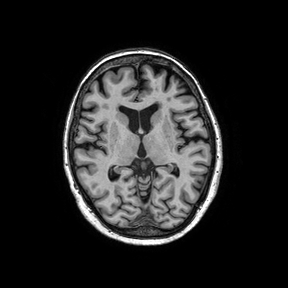
#> input picture image_data/3_2_t1.tif, 288 x 288 px
$ jupyter execute --allow-errors main.ipynb
#> lines starting #> are read from the running program, lines starting #| are printed output that depends on the picture
### registration_util.py
"""
Utility functions for registration.
"""

import numpy as np
import matplotlib.pyplot as plt


# [14 lines left out: function test_object, not called in this run]


def c2h(X):
    # Convert cartesian to homogeneous coordinates.
    # Input:
    # X - cartesian coordinates
    # Output:
    # Xh - homogeneous coordinates

    n = np.ones([1,X.shape[1]])
    Xh = np.concatenate((X,n))

    return Xh


def t2h(T, t):
    # Convert a 2D transformation matrix to homogeneous form.
    # Input:
    # T - 2D transformation matrix
    # t - 2D translation vector
    # Output:
    # Th - homogeneous transformation matrix

    #------------------------------------------------------------------#

    #x = []
    #for i, n in enumerate(T.tolist()):
    #    parts= n
    #    parts.append(t[i])
    #    x.append(parts)
    #x.append([0]*(len(t)) + [1])
    #Th = np.array(x)

    Th = np.eye(3)
    Th[0:2, 0:2] = T[0:2, 0:2]
    Th[0:2, 2] = t[:]

    return Th

    #------------------------------------------------------------------#

# [7 lines left out: function plot_object, not called in this run]


def cpselect(imagePath1, imagePath2):
	# Pops up a matplotlib window in which to select control points on the two images given as input.
	#
	# Input:
    # imagePath1 - fixed image path
    # imagePath2 - moving image path
    # Output:
    # X - control points in the fixed image
    # Xm - control points in the moving image

	#load the images
#> called with imagePath1 = 'image_data/3_2_t1.tif', imagePath2 = 'image_data/3_2_t1_d.tif'
	image1 = plt.imread(imagePath1)
#> image1 is the input picture: shape (288, 288); min 0, max 255, mean 35
	image2 = plt.imread(imagePath2)
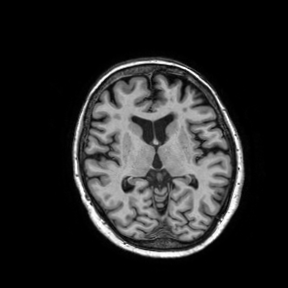
#> input picture image_data/3_2_t1_d.tif, 288 x 288 px
#> image2 is the input picture: shape (288, 288); min 0, max 255, mean 38

	#ensure that the plot opens in its own window
	get_ipython().run_line_magic('matplotlib', 'qt')

	#set up the overarching window
	fig, axes = plt.subplots(1,2)
	fig.figsize = [16,9]
	fig.suptitle("Left Mouse Button to create a point.\n Right Mouse Button/Delete/Backspace to remove the newest point.\n Middle Mouse Button/Enter to finish placing points.\n First select a point in Image 1 and then its corresponding point in Image 2.")

	#plot the images
	axes[0].imshow(image1)
	axes[0].set_title("Image 1")

	axes[1].imshow(image2)
	axes[1].set_title("Image 2")

	#accumulate points
	points = plt.ginput(n=-1, timeout=30)
	plt.close(fig)

	#restore to inline figure placement
	get_ipython().run_line_magic('matplotlib', 'inline')

	#if there is an uneven amount of points, raise an exception
	if not (len(points)%2 == 0):
		raise Exception("Uneven amount of control points: {0}. Even amount of control points required.".format(len(points)))

	#if there are no points, raise an exception
	if not (len(points)> 0):
		raise Exception("No control points selected.")

	#subdivide the points into two different arrays. If the current number is even belongs to the first first image, and uneven to the second image. (Assuming the points were entered in the correct order.)
	#X and Y values are on rows, with each column being a pair of values.
	k = len(points)//2
	X = np.empty((2,k))
	X[:] = np.nan
	Xm = np.empty((2,k))
	Xm[:] = np.nan

	for i in np.arange(len(points)):
		if i%2 == 0 :
			X[0,i//2] = points[i][0]
			X[1,i//2] = points[i][1]
		else:
			Xm[0,i//2] = points[i][0]
			Xm[1,i//2] = points[i][1]

	return X, Xm

### project1.py
import sys
from IPython.display import display, clear_output

sys.path.append('code')  # into code

import registration_util as util
import registration as reg
import matplotlib.pyplot as plt

import numpy as np
import uuid


def intensity_based_registration_rigid(s1, s2):

    # read the fixed and moving images
    # change these in order to read different images
#> called with s1 = '1_1_t1', s2 = '1_1_t1_d'
    I = plt.imread(f'image_data/{s1}.tif')
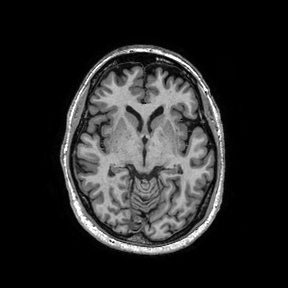
#> input picture image_data/1_1_t1.tif, 288 x 288 px
#> I is the input picture: shape (288, 288); min 0, max 255, mean 38.7
    Im = plt.imread(f'image_data/{s2}.tif')

    # initial values for the parameters
    # we start with the identity transformation
    # most likely you will not have to change these
    x = np.array([0., 0., 0.])

    # NOTE: for affine registration you have to initialize
    # more parameters and the scaling parameters should be
    # initialized to 1 instead of 0

    # the similarity function
    # this line of code in essence creates a version of rigid_corr()
    # in which the first two input parameters (fixed and moving image)
    # are fixed and the only remaining parameter is the vector x with the
    # parameters of the transformation
    fun = lambda x: reg.rigid_corr(I, Im, x, return_transform=False)

    # the learning rate
    mu = 0.001

    # number of iterations
    num_iter = 200

    iterations = np.arange(1, num_iter+1)
    similarity = np.full((num_iter, 1), np.nan)

    fig = plt.figure(figsize=(14,6))

    # fixed and moving image, and parameters
    ax1 = fig.add_subplot(121)

    # fixed image
    im1 = ax1.imshow(I)
    # moving image
    im2 = ax1.imshow(I, alpha=0.7)
    # parameters
    txt = ax1.text(0.3, 0.95,
        np.array2string(x, precision=5, floatmode='fixed'),
        bbox={'facecolor': 'white', 'alpha': 1, 'pad': 10},
        transform=ax1.transAxes)

    # 'learning' curve
    ax2 = fig.add_subplot(122, xlim=(0, num_iter), ylim=(0, 1))

    learning_curve, = ax2.plot(iterations, similarity, lw=2)
    ax2.set_xlabel('Iteration')
    ax2.set_ylabel('Similarity')
    ax2.grid()

    # perform 'num_iter' gradient ascent updates
    for k in np.arange(num_iter):

        # gradient ascent
        g = reg.ngradient(fun, x)
        x += g*mu

        # for visualization of the result
        S, Im_t, _ = reg.rigid_corr(I, Im, x, return_transform=True)

        clear_output(wait = True)

        # update moving image and parameters
        im2.set_data(Im_t)
        txt.set_text(np.array2string(x, precision=5, floatmode='fixed'))

        # update 'learning' curve
        similarity[k] = S
        learning_curve.set_ydata(similarity)

        display(fig)
    plt.close(fig)


def intensity_based_registration_affine(s1, s2):

    # read the fixed and moving images
    # change these in order to read different images
    I = plt.imread(f'image_data/{s1}.tif')
    Im = plt.imread(f'image_data/{s2}.tif')

    # initial values for the parameters
    # we start with the identity transformation
    # most likely you will not have to change these
    x = np.array([0., 1. ,1. ,0.,0.,0.,0.])

    # NOTE: for affine registration you have to initialize
    # more parameters and the scaling parameters should be
    # initialized to 1 instead of 0

    # the similarity function
    # this line of code in essence creates a version of rigid_corr()
    # in which the first two input parameters (fixed and moving image)
    # are fixed and the only remaining parameter is the vector x with the
    # parameters of the transformation
    fun = lambda x: reg.affine_corr(I, Im, x, return_transform=False)

    # the learning rate
    mu = 0.001

    # number of iterations
    num_iter = 200

    iterations = np.arange(1, num_iter+1)
    similarity = np.full((num_iter, 1), np.nan)

    fig = plt.figure(figsize=(14,6))

    # fixed and moving image, and parameters
    ax1 = fig.add_subplot(121)

    # fixed image
    im1 = ax1.imshow(I)
    # moving image
    im2 = ax1.imshow(I, alpha=0.7)
    # parameters
    #txt = ax1.text(0.3, 0.95,
    #    np.array2string(x, precision=5, floatmode='fixed'),
    #    bbox={'facecolor': 'white', 'alpha': 1, 'pad': 10},
    #    transform=ax1.transAxes)

    # 'learning' curve
    ax2 = fig.add_subplot(122, xlim=(0, num_iter), ylim=(0, 1))

    learning_curve, = ax2.plot(iterations, similarity, lw=2)
    ax2.set_xlabel('Iteration')
    ax2.set_ylabel('Similarity')
    ax2.grid()

    # perform 'num_iter' gradient ascent updates
    for k in np.arange(num_iter):

        # gradient ascent
        g = reg.ngradient(fun, x)
        x += g*mu

        # for visualization of the result
        S, Im_t, _ = reg.affine_corr(I, Im, x, return_transform=True)

        clear_output(wait = True)

        # update moving image and parameters
        im2.set_data(Im_t)
        #txt.set_text(np.array2string(x, precision=5, floatmode='fixed'))

        # update 'learning' curve
        similarity[k] = S
        learning_curve.set_ydata(similarity)

        display(fig)

    print(learning_curve)
    fig.suptitle(f'Affine registration of {s1}', fontsize=16)
    plt.close(fig)

    return learning_curve


def intensity_based_registration_affine_mi(s1, s2):
    # read the fixed and moving images
    I = plt.imread(f'image_data/{s1}.tif')
    Im = plt.imread(f'image_data/{s2}.tif')

    # initial values for the parameters (identity transformation)
    x = np.array([0., 1., 1., 0., 0., 0., 0.])

    # similarity function using mutual information
    fun = lambda x: reg.affine_mi(I, Im, x, return_transform=False)

    # learning rate and number of iterations
    mu = 0.001
    num_iter = 200

    iterations = np.arange(1, num_iter+1)
    similarity = np.full((num_iter, 1), np.nan)

    fig = plt.figure(figsize=(14,6))

    # fixed and moving image, and parameters
    ax1 = fig.add_subplot(121)
    im1 = ax1.imshow(I)
    im2 = ax1.imshow(I, alpha=0.7)
    txt = ax1.text(0.3, 0.95,
        np.array2string(x, precision=5, floatmode='fixed'),
        bbox={'facecolor': 'white', 'alpha': 1, 'pad': 10},
        transform=ax1.transAxes)

    # 'learning' curve
    ax2 = fig.add_subplot(122, xlim=(0, num_iter), ylim=(0, 1))
    learning_curve, = ax2.plot(iterations, similarity, lw=2)
    ax2.set_xlabel('Iteration')
    ax2.set_ylabel('Similarity')
    ax2.grid()

    # perform 'num_iter' gradient ascent updates
    for k in np.arange(num_iter):
        # gradient ascent
        g = reg.ngradient(fun, x)
        x += g * mu

        # for visualization of the result
        S, Im_t, _ = reg.affine_mi(I, Im, x, return_transform=True)

        clear_output(wait=True)

        # update moving image and parameters
        im2.set_data(Im_t)
        txt.set_text(np.array2string(x, precision=5, floatmode='fixed'))

        # update 'learning' curve
        similarity[k] = S
        learning_curve.set_ydata(similarity)

        display(fig)

    plt.close(fig)
    return learning_curve


def downsampler(steps, inc, tIm):
    steps = steps -1
    stack = []
    stack.append(tIm)

    for i in range(steps):
        res = (i+1)*inc
        t = reg.scale(1/res,1/res)
        tinv = reg.scale(res,res)
        downsampled = reg.image_transform(tIm, util.t2h(t, [0, 0]))[0]
        upsampled = reg.image_transform(downsampled, util.t2h(tinv, [0, 0]))[0]
        stack.append(upsampled)

    stack = stack[::-1]
    return stack

# [132 lines left out: functions intensity_based_registration_affine_th, intensity_based_registration_affine_mi_th, not called in this run]

### code/registration.py
"""
Registration module main code.
"""

import numpy as np
from scipy import ndimage
import registration_util as util


# SECTION 1. Geometrical transformations


# [8 lines left out: function identity, not called in this run]


def scale(sx, sy):
    # 2D scaling matrix.
    # Input:
    # sx, sy - scaling parameters
    # Output:
    # T - transformation matrix

    T = np.array([[sx,0],[0,sy]])

    return T


# [49 lines left out: functions rotate, shear, reflect, not called in this run]


# SECTION 2. Image transformation and least squares fitting


def image_transform(I, Th,  output_shape=None):
    # Image transformation by inverse mapping.
    # Input:
    # I - image to be transformed
    # Th - homogeneous transformation matrix
    # output_shape - size of the output image (default is same size as input)
    # Output:
    # It - transformed image
	# Xt - remapped coordinates
    # we want double precision for the interpolation, but we want the
    # output to have the same data type as the input - so, we will
    # convert to double and remember the original input type

    input_type = type(I)

    # default output size is same as input
    if output_shape is None:
        output_shape = I.shape

    # spatial coordinates of the transformed image
    x = np.arange(0, output_shape[1])
    y = np.arange(0, output_shape[0])
    xx, yy = np.meshgrid(x, y)

    # convert to a 2-by-p matrix (p is the number of pixels)
    X = np.concatenate((xx.reshape((1, xx.size)), yy.reshape((1, yy.size))))
    # convert to homogeneous coordinates
    Xh = util.c2h(X)

    #------------------------------------------------------------------#

    Xt = np.linalg.inv(Th).dot(Xh)

    #------------------------------------------------------------------#

    It = ndimage.map_coordinates(I, [Xt[1,:], Xt[0,:]], order=1, mode='constant').reshape(output_shape)

    return It, Xt


# [381 lines left out: functions ls_solve, ls_affine, correlation, joint_histogram, mutual_information, mutual_information_e and 4 more, not called in this run]

### main.ipynb
[cell 1]
import sys
import project1
sys.path.append('code')  # go up one folder, then into code
import registration_util as util
import registration as reg
import matplotlib.pyplot as plt

import numpy as np

[cell 2]
X_fixed= 'image_data/3_2_t1.tif'
X_move= 'image_data/3_2_t1_d.tif'

#> (the rest of this cell did not finish here and is left out)

# Task 2

[cell 3]
#Rigid intensity-based registration of two T1 slices
#(e.g. 1_1_t1.tif and 1_1_t1_d.tif) using normalized
#cross-correlation as a similarity measure.

s1 = "1_1_t1"
s2 = "1_1_t1_d"

#> (the rest of this cell did not finish here and is left out)

#> (a cell that did not finish here is left out)

#> (a cell that did not finish here is left out)

#> (a cell that did not finish here is left out)

#> (a cell that did not finish here is left out)


# Open ended project work

Research question:

What is the impact of an algorithmic approach to downsampling different sample images on the similarty of intensity-based image registration through normalised cross-correlation?

[cell 8]
tIm = plt.imread('image_data/2_2_t1.tif')
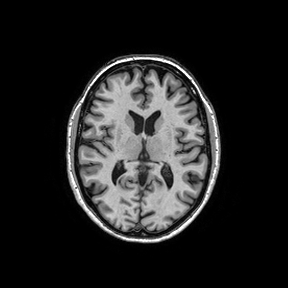
#> input picture image_data/2_2_t1.tif, 288 x 288 px
#> tIm is the input picture: shape (288, 288); min 0, max 255, mean 34.6
rIm = plt.imread('image_data/2_2_t2.tif')
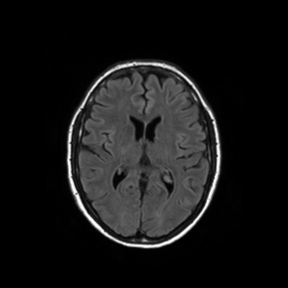
#> input picture image_data/2_2_t2.tif, 288 x 288 px
#> rIm is the input picture: shape (288, 288); min 0, max 255, mean 21.6

num_images = 4
stack_original = project1.downsampler(num_images, 4, tIm)
#> the loop in downsampler, `for i in range(steps):` made 3 passes
#> pass 1, in image_transform, `It = ndimage.map_coordinates(I, [Xt[1,:], Xt[0,:]], order=1, mode='con..`:
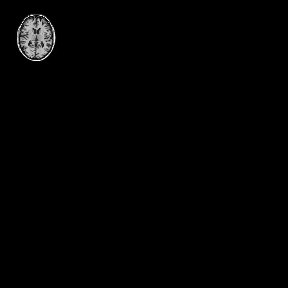
#> It: shape (288, 288); min 0, max 255, mean 2.2
#> pass 1, in image_transform (call 2), `It = ndimage.map_coordinates(I, [Xt[1,:], Xt[0,:]], order=1, mode='con..`:
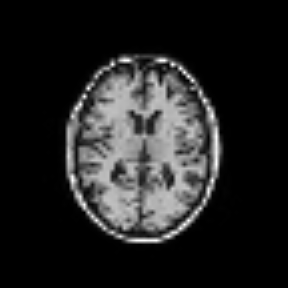
#> It: shape (288, 288); min 0, max 255, mean 34.5
#> pass 2, in image_transform (call 4), `It = ndimage.map_coordinates(I, [Xt[1,:], Xt[0,:]], order=1, mode='con..`:
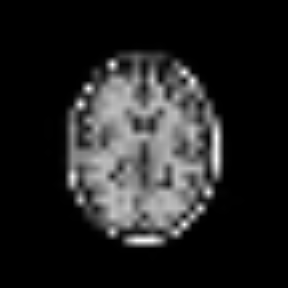
#> It: shape (288, 288); min 0, max 255, mean 34.8
#> after the loop in downsampler, `for i in range(steps):`: stack = 4 items
#> stack_original = 4 items
stack_rotated = project1.downsampler(num_images, 4, rIm)
#> the loop in downsampler (call 2), `for i in range(steps):` made 3 passes
#> pass 1, in image_transform (call 8), `It = ndimage.map_coordinates(I, [Xt[1,:], Xt[0,:]], order=1, mode='con..`:
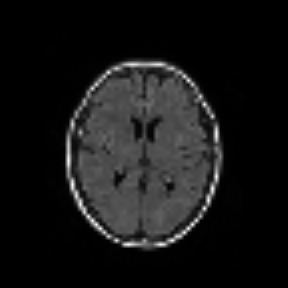
#> It: shape (288, 288); min 0, max 255, mean 21.6
#> pass 2, in image_transform (call 10), `It = ndimage.map_coordinates(I, [Xt[1,:], Xt[0,:]], order=1, mode='con..`:
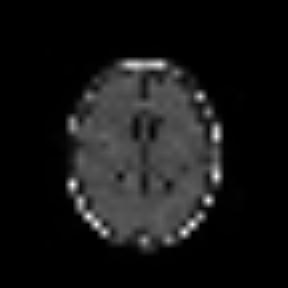
#> It: shape (288, 288); min 0, max 255, mean 21.8
#> stack_rotated = 4 items
num_images = len(stack_original)
#> num_images = 4

# Create a figure with a row of subplots
#> (the rest of this cell did not finish here and is left out)

#> (a cell that did not finish here is left out)

xdata_norm = learning_curve_norm.get_xdata()
ydata_norm = learning_curve_norm.get_ydata()

[cell 10]
listofimages = []
#> listofimages = []
listofimages_d = []
listofimages_t = []
for i in range(1, 4):
    for j in range(1, 4):
        listofimages.append(f'image_data/{str(i)}_{str(j)}_t1.tif')
        listofimages_d.append(f'image_data/{str(i)}_{str(j)}_t1_d.tif')
        listofimages_t.append(f'image_data/{str(i)}_{str(j)}_t2.tif')
#> after the loop, listofimages = ['image_data/1_1_t1.tif', 'image_data/1_2_t1.tif', 'image_data/1_3_t1.tif', 'image_data/2_1_t1.tif', 'image_data/2_2_t1.tif', 'image_data/2_3_t1.tif', 'image_data/3_1_t1.tif', 'image_data/3_2_t1.tif', 'image_data/3_3_t1.tif']; listofimages_d = ['image_data/1_1_t1_d.tif', 'image_data/1_2_t1_d.tif', 'image_data/1_3_t1_d.tif', 'image_data/2_1_t1_d.tif', 'image_data/2_2_t1_d.tif', 'image_data/2_3_t1_d.tif', 'image_data/3_1_t1_d.tif', 'image_data/3_2_t1_d.tif', 'image_data/3_3_t1_d.tif']; listofimages_t = ['image_data/1_1_t2.tif', 'image_data/1_2_t2.tif', 'image_data/1_3_t2.tif', 'image_data/2_1_t2.tif', 'image_data/2_2_t2.tif', 'image_data/2_3_t2.tif', 'image_data/3_1_t2.tif', 'image_data/3_2_t2.tif', 'image_data/3_3_t2.tif']
print(listofimages)
#> (printed output is left out)
print(listofimages_d)
#> (printed output is left out)
print(listofimages_t)
#> (printed output is left out)
#> `src = listofimages[i].split("/")[1]`: src = '1_1_t1.tif'
#> `src2 = listofimages_d[i].split("/")[1]`: src2 = '1_1_t1_d.tif'

[cell 11]
dict = {}

#> (the rest of this cell did not finish here and is left out)

    xdata_norm = learning_curve_norm.get_xdata()
    ydata_norm = learning_curve_norm.get_ydata()


    # ----------------------- DOWNSAMPLER ----------------------------- #
    tIm = plt.imread(listofimages[i])
    rIm = plt.imread(listofimages_d[i])

    num_images = 4
    stack_original = project1.downsampler(num_images, 4, tIm)
    stack_rotated = project1.downsampler(num_images, 4, rIm)
    num_images = len(stack_original)


    # ----------------------- DOWNSAMPLED NCC ----------------------------- #
    ydata_th = []
    iterations = [50,50,50,50]
    for i in range(0, num_images):
        Th, learning_curve_th = project1.intensity_based_registration_affine_th(stack_original[i], stack_rotated[i], iterations[i])
        #ydata_th.extend(learning_curve_th.get_ydata())     #--> accumulate all y data
        ydata_th = learning_curve_th.get_ydata()          #--> only last y data
        if i < (num_images - 1):
            if i == 0:
                Th_acc = Th
            else:
                Th_acc = np.dot(Th, Th_acc)
            stack_rotated[i+1], Xt1 = reg.image_transform(stack_rotated[i+1],Th_acc)

    xdata_th = range(sum(iterations)-iterations[-1],sum(iterations))   # --> last cycle of iterations

    fig, ax = plt.subplots()


    # ----------------------- PLOT ----------------------------- #
    ax.plot(xdata_norm, ydata_norm, label='Not downsampled')
    ax.plot(xdata_th, ydata_th, label='Downsampled')
    ax.set_xlabel('Iterations')
    ax.set_ylabel('Similarity')
    ax.legend()
    fig.suptitle('Similarity for normalized cross-correlation, t1 against t1_d')
    filename = f"{src}_{src2}"
    fig.savefig(f'output/result_lc_{filename}.png')

    plt.show(fig)
    plt.close(fig)


    # ----------------------- RESULTING OVERLAY ----------------------------- #
    transformed = reg.image_transform(stack_rotated[-1], Th)

    fig, ax = plt.subplots(figsize=(5, 5))
    ax.imshow(transformed[0], alpha=1)
    ax.imshow(stack_original[-1], alpha=0.5)

    plt.axis('off')

    plt.title(f"output/overlay_{src}_{src2}")
    plt.show()
    plt.close(fig)


    # ----------------------- DICTIONARY ADDING ----------------------------- #
    dict[f"{src}_{src2}"] = {
        'xdata_norm': xdata_norm,
        'ydata_norm': ydata_norm,
        'xdata_th': xdata_th,
        'ydata_th': ydata_th
    }

[cell 12]
import pandas as pd

df = pd.DataFrame(dict)
#> df = table of 0 rows and 0 columns
#> (the rest of this cell did not finish here and is left out)

[cell 13]
keys = dict.keys()
ydata = []
xdata = []
for i in keys:
    normdata = dict[i]['ydata_norm']
    thdata = dict[i]['ydata_th']
    xdata.append(max(normdata))
    ydata.append(max(thdata))

    print(f"Key: {i} -> max regular: {max(normdata)}, max downsampled: {max(thdata)}")
#> this loop made 0 passes
#> after the loop, xdata = []; ydata = []

plt.scatter(xdata, ydata, label='Data points')
#> (this line was passed over: IPython is not available in this run)

plt.plot([0.9, 1], [0.9, 1], linestyle='--', label='Diagonal y=x')
#> (this line was passed over: IPython is not available in this run)

# Labels and legend
plt.xlabel('Similarity, not downsampled')
#> (this line was passed over: IPython is not available in this run)
plt.ylabel('Similarity, downsampled')
#> (this line was passed over: IPython is not available in this run)
plt.legend()
#> (this line was passed over: IPython is not available in this run)
plt.title('Similarity of t1 against t1_d')
#> (this line was passed over: IPython is not available in this run)
plt.grid(True)
#> (this line was passed over: IPython is not available in this run)

plt.show()
